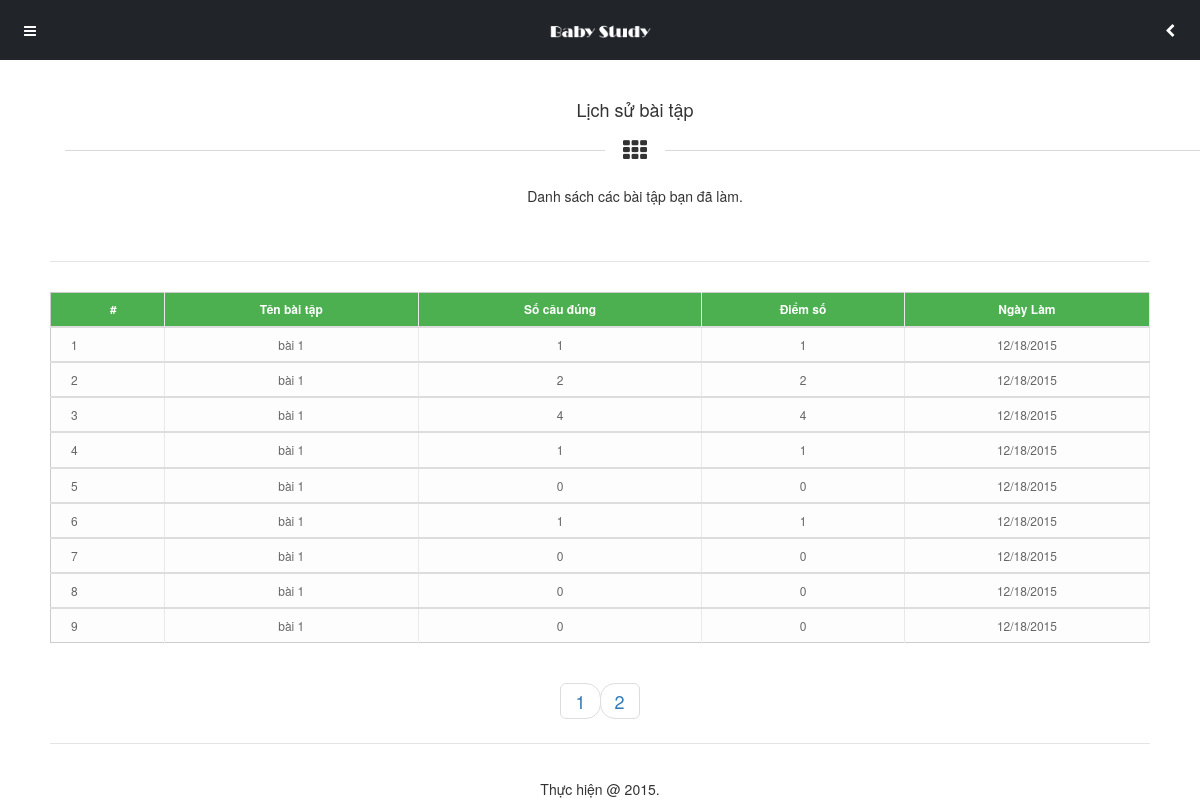
Page /Source-code/lichsubaitap.php (signed in) on the committed database.
### tables this page shows
CREATE TABLE IF NOT EXISTS `lichsubaitap` (
  `lsbt_ID` int(11) NOT NULL AUTO_INCREMENT,
  `lsbt_TaiKhoan` int(11) NOT NULL,
  `lsbt_BaiTap` int(11) NOT NULL,
  `lsbt_NgayLam` datetime NOT NULL,
  `lsbt_SoCauDung` int(11) NOT NULL,
  `lsbt_DiemSo` float NOT NULL,
  PRIMARY KEY (`lsbt_ID`),
  KEY `fk_lichsubaitap_taikhoan_idx` (`lsbt_TaiKhoan`),
  KEY `fk_lichsubaitap_baitap_idx` (`lsbt_BaiTap`)
);

CREATE TABLE IF NOT EXISTS `baitap` (
  `bt_ID` int(11) NOT NULL AUTO_INCREMENT,
  `bt_TieuDe` varchar(150) DEFAULT NULL,
  `bt_NgayTao` datetime DEFAULT NULL,
  PRIMARY KEY (`bt_ID`)
);

### Source-code/dataconfig/dataprovider.php (called while the page is built, shortened)
<?php
class DataProvider
{
  public static function GetRows($sql)
  {
	$connection = mysqli_connect(HOSTNAME,USERNAME,PASSWORD,DATABASE) or
      	die ("couldn't connect to localhost");
    mysqli_query($connection,"set names 'utf8'");
    $returnresult = null;
    $result = mysqli_query($connection,$sql);
	$i = 0;
	while ($row = mysqli_fetch_array($result))
	{
		$returnresult[$i++] = $row;
	}
    return $returnresult;
	}
	public static function NumRows($sql)
	{
		$connection = mysqli_connect(HOSTNAME,USERNAME,PASSWORD,DATABASE) or
      	die ("couldn't connect to localhost");
    mysqli_query($connection,"set names 'utf8'");
    $result = mysqli_query($connection,$sql);
	$row = mysqli_fetch_row($result);
    return $row[0];
	}
}
?>

### Source-code/include/inc-lichsubaitap.php (the view, shortened to what this page needs)
            <div class="content">
            <div class="header-clear-large"></div>
                <div class="container heading-style-5">
                    <h4 class="heading-title">Lịch sử bài tập</h4>
                    <i class="fa fa-th heading-icon"></i>
                    <p class="heading-subtitle">
                        Danh sách các bài tập bạn đã làm.
                    </p>
                </div>
                <div class="decoration"></div>
					<?php
						include_once("dataconfig/dataprovider.php");
						if(!isset($_GET['page']))
						{
							$page = 1;
						}
						else
						{
							$page = $_GET['page'];
						}
						$max_results = 9;
						$from = (($page * $max_results) - $max_results);
						$id = $_SESSION['UID'];
						$sqlquery = "SELECT ls.lsbt_ID, bt.bt_TieuDe, ls.lsbt_SoCauDung, ls.lsbt_DiemSo, ls.lsbt_NgayLam
									FROM lichsubaitap ls JOIN baitap bt ON ls.lsbt_BaiTap = bt.bt_ID
									WHERE ls.lsbt_TaiKhoan = $id LIMIT $from, $max_results";
						$result = DataProvider::GetRows($sqlquery);
					?>
				<div class="table-responsive">
					<table class="table table-hover">
					  <thead>
						<tr>
						  <th>#</th>
						  <th>Tên bài tập</th>
						  <th>Số câu đúng</th>
						  <th>Điểm số</th>
						  <th>Ngày Làm</th>
						</tr>
					  </thead>
					  <?php
							if($result != null){
								$stt = 1;
								foreach($result as $lsbt){
									$fdate = date_create_from_format('Y-m-d H:i:s', $lsbt['lsbt_NgayLam']);
									$fdate->getTimestamp();
					  ?>
					  <tbody id="myTable">
						<tr>
						  <td><?php echo $stt?></td>
						  <td><?php echo $lsbt['bt_TieuDe']?></td>
						  <td><?php echo $lsbt['lsbt_SoCauDung']?></td>
						  <td><?php echo $lsbt['lsbt_DiemSo']?></td>
						  <td><?php echo date_format($fdate, 'm/d/Y')?></td>
						</tr>
					  </tbody>
					  <?php
									$stt++;
								}
							}
					  ?>
					</table>
				  </div>
				  <div class="col-md-12 text-center">
<ul class="pagination pagination-lg pager" ><?php
$total_results = DataProvider::NumRows("SELECT COUNT(*) as Num FROM lichsubaitap where lsbt_TaiKhoan = $id");
$total_pages = ceil($total_results / $max_results);
for($i = 1; $i <= $total_pages; $i++){
?>
<?php
if($i == $_GET['page'])
{
	?>
								<li class="active">
								<a href="<?php echo $_SERVER['PHP_SELF']; ?>?page=<?php echo $i; ?>" class="page_link active">
									<?php echo $i; ?>
								</a>
								</li>
								<?php
}
else{
	?>
	<li class="">
	<a href="<?php echo $_SERVER['PHP_SELF']; ?>?page=<?php echo $i; ?>" class="">
									<?php echo $i; ?>
								</a>
								</li>
	<?php
}
?>
<?php
}
?>
</ul>
</div>
                <div class="decoration"></div>
                <?php
					include_once("include/inc-footer.php");
				?>
            </div>

### Source-code/styles/style.css (style rules this page uses)
.header-clear-large { height:90px; }

### Source-code/lichsubaitap.php (style rules this page uses)
.table th { text-align: center; background : #4caf50; color: white; text-shadow: none; }
.table-responsive { height:auto; }

### rows in the picture
lichsubaitap: lsbt_BaiTap.bt_TieuDe "bài 1", lsbt_SoCauDung "1", lsbt_DiemSo "1", lsbt_NgayLam "12/18/2015"
lichsubaitap: lsbt_BaiTap.bt_TieuDe "bài 1", lsbt_SoCauDung "2", lsbt_DiemSo "2", lsbt_NgayLam "12/18/2015"
lichsubaitap: lsbt_BaiTap.bt_TieuDe "bài 1", lsbt_SoCauDung "4", lsbt_DiemSo "4", lsbt_NgayLam "12/18/2015"
lichsubaitap: lsbt_BaiTap.bt_TieuDe "bài 1", lsbt_SoCauDung "1", lsbt_DiemSo "1", lsbt_NgayLam "12/18/2015"
lichsubaitap: lsbt_BaiTap.bt_TieuDe "bài 1", lsbt_SoCauDung "0", lsbt_DiemSo "0", lsbt_NgayLam "12/18/2015"
lichsubaitap: lsbt_BaiTap.bt_TieuDe "bài 1", lsbt_SoCauDung "1", lsbt_DiemSo "1", lsbt_NgayLam "12/18/2015"
lichsubaitap: lsbt_BaiTap.bt_TieuDe "bài 1", lsbt_SoCauDung "0", lsbt_DiemSo "0", lsbt_NgayLam "12/18/2015"
lichsubaitap: lsbt_BaiTap.bt_TieuDe "bài 1", lsbt_SoCauDung "0", lsbt_DiemSo "0", lsbt_NgayLam "12/18/2015"
lichsubaitap: lsbt_BaiTap.bt_TieuDe "bài 1", lsbt_SoCauDung "0", lsbt_DiemSo "0", lsbt_NgayLam "12/18/2015"
